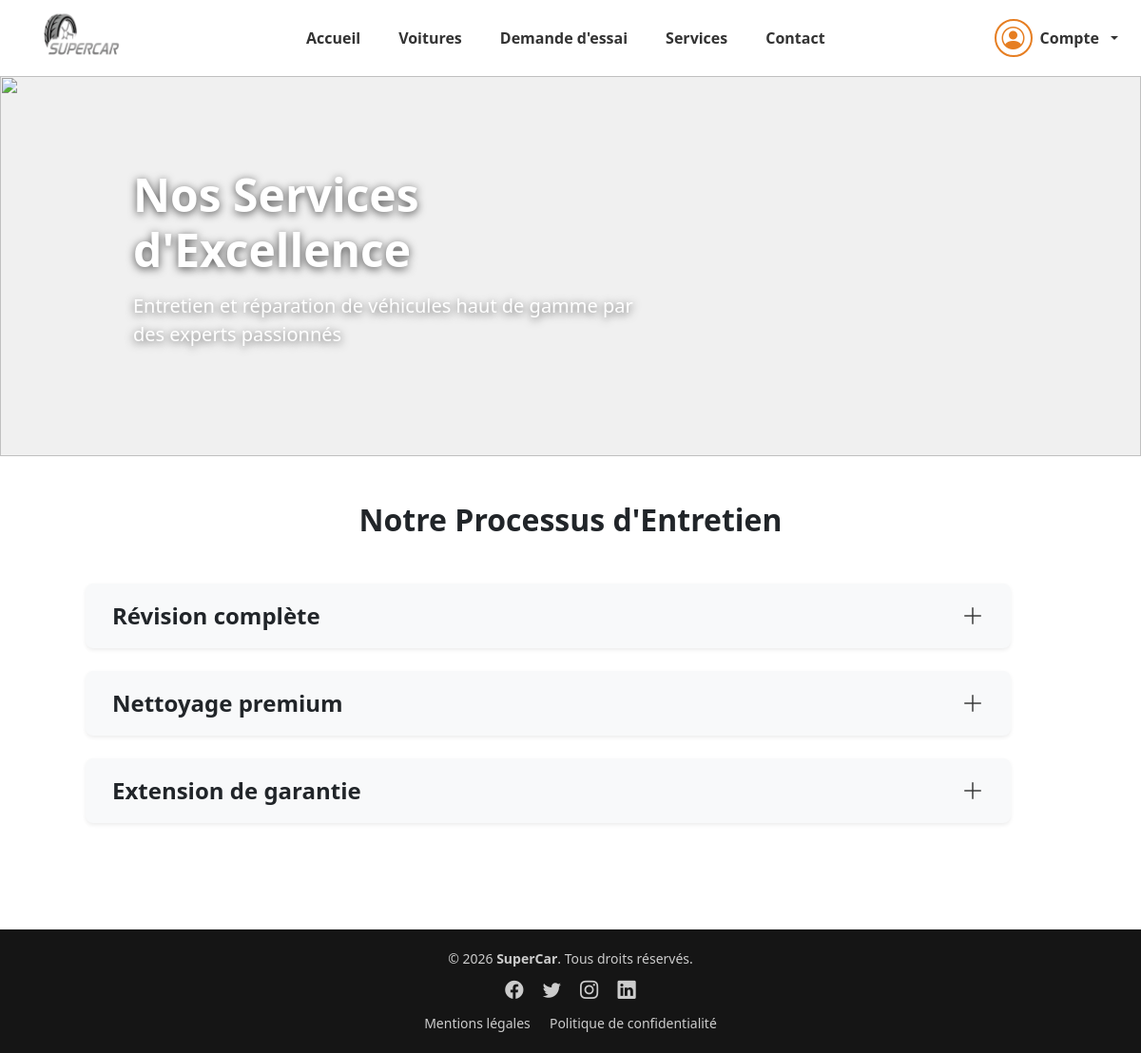
The app's page /SiteWeb/Service.php with its own data.
### tables this page shows
CREATE TABLE service(
   id_service INT AUTO_INCREMENT PRIMARY KEY,
   nom_service VARCHAR(60) NOT NULL,
   titre_service VARCHAR(100) NOT NULL,
   description_service TEXT,
   prix_service DECIMAL(15, 2) NOT NULL CHECK (prix_service >= 0),
   image_service VARCHAR(255)
);

### SiteWeb/backend/fonctionService.php (called while the page is built)
<?php
    function get_all_service($conn){
        $service_all = [];
        $requete_all_service = "SELECT nom_service,titre_service,description_service,image_service FROM Service";
        $execution = mysqli_query($conn,$requete_all_service);
        while($get = mysqli_fetch_assoc($execution)){
            $service_all[] = $get;
        }
        return $service_all;
    }
?>

### SiteWeb/Service.php (the view, shortened to what this page needs)
<?php
    include('backend/fonctionService.php');
    include("backend/connexion.php");
?>
<!DOCTYPE html>
<html lang="en">
<head>
    <link href="assets/css/bootstrap.min.css" rel="stylesheet">
    <link rel="stylesheet" href="assets/css/bootstrap-icons.css">
    <link rel="stylesheet" href="assets/css/service.css">
    <link rel="stylesheet" href="assets/css/notifications.css">
</head>
<body>
    <header>
    <?php include ('include/header.php'); ?>
    </header>
    <main>
    <div class="hero-img position-relative">
        <img src="assets/images/background/service-back.png" class="img-fluid">
        <div class="hero-text">
            <h1>Nos Services d'Excellence</h1>
            <p>Entretien et réparation de véhicules haut de gamme par des experts passionnés</p>
        </div>
    </div>
    <section class="section-processus py-5">
    <div class="container text-center">
        <h2 class="fw-bold mb-5">Notre Processus d'Entretien</h2>
        <?php
            $get_service = get_all_service($bdd);
            $delay = 0.4;
            foreach($get_service as $service) {
        ?>
        <div class="row">
            <div class="col-md-11 mb-6">
                <div class="process-card mb-4" style="animation-delay: <?php echo $delay; ?>s;">
                    <div class="row align-items-center bg-light p-3 rounded-3 shadow-sm mx-0 ms-5" style="cursor: pointer;" onclick="this.nextElementSibling.classList.toggle('show')">
                        <div class="col-6 text-start">
                            <h4 class="fw-bold mb-0"><?php echo $service['titre_service']; ?></h4>
                        </div>
                        <div class="col-6 text-end">
                            <button class="btn-toggle-plus">
                            <i class="bi bi-plus-lg"></i>
                            </button>
                        </div>
                    </div>
                    </div>
            </div>
        </div>
        <?php
            $delay += 0.2;
            }
        ?>
    </div>
</section>
    </main>
    <footer>
    </footer>
</body>
</html>

### SiteWeb/assets/css/service.css (style rules this page uses)
:root { --primary-orange: #E67E22; --bg-light: #f8f9fa; }
.hero-img { padding: 0; background-color: #f0f0f0; height: 400px; position: relative; overflow: hidden; }
.hero-img img { width: 100%; height: 100%; object-fit: cover; display: block; }
.hero-text { position: absolute; top: 50%; left: 10%; transform: translateY(-50%); color: white; text-align: left; max-width: 600px; z-index: 10; text-shadow: 0 2px 10px rgba(0, 0, 0, 0.7); padding: 20px; }
.hero-text h1 { font-weight: 800; font-size: 3rem; margin-bottom: 1rem; opacity: 0; animation: fadeInUp 0.8s ease-out forwards; }
.hero-text p { font-size: 1.25rem; opacity: 0; animation: fadeInUp 0.8s ease-out 0.3s forwards; }
.process-card { opacity: 0; animation: fadeInUp 0.6s ease-out forwards; }
.btn-toggle-plus { background: none; border: none; font-size: 1.5rem; color: #333; padding: 0; }

### SiteWeb/assets/css/header.css (style rules this page uses)
:root { --primary-color: #E67E22; --text-dark: #333333; }
* { margin: 0; padding: 0; box-sizing: border-box; }
body { font-family: 'Segoe UI', Tahoma, Geneva, Verdana, sans-serif; }
.container-fluid { height: 100%; }

### SiteWeb/assets/css/footer.css (style rules this page uses)
:root { --footer-main-bg: transparent; --footer-copyright-bg: #151515; --text-light: #cccccc; }
.footer-main { background-color: var(--footer-main-bg); color: #ffffff; padding: 0; margin-top: 40px; }
.footer-main .text-muted { color: var(--text-light) !important; }
.footer-main .footer-copyright { background-color: var(--footer-copyright-bg); color: #ffffff; padding: 20px 0; text-align: center; margin: 0; }
.footer-main .footer-copyright .text-muted { color: var(--text-light) !important; }
.footer-legal-links a { text-decoration: none; transition: color 0.3s; }
.footer-social-icons a { font-size: 1.2rem; transition: color 0.3s; }

### records on screen
service: titre_service "Révision complète"
service: titre_service "Nettoyage premium"
service: titre_service "Extension de garantie"
